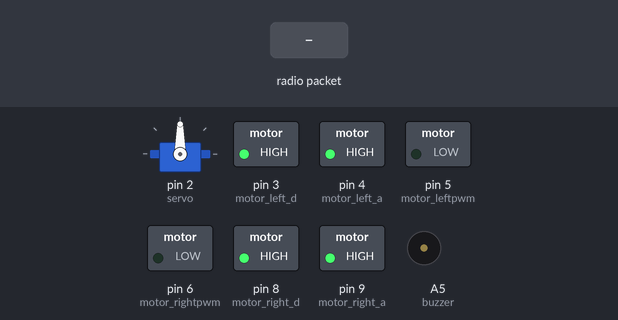
Simulated run of this sketch. Board: Arduino Uno, built with avr-gcc and run on an emulated ATmega328P. On the bench: servo, switched loads named in the sketch (green lamp = pin HIGH), buzzer (waves = sounding, pin HIGH). Inputs (shaded band) come from the test bench. No radio packets arrive unless stated; pins used as bus, display or sensor lines are not drawn.

Above: at 1.2 s.
1.3 s: radio packet "1" arrives
At 2.0 s:
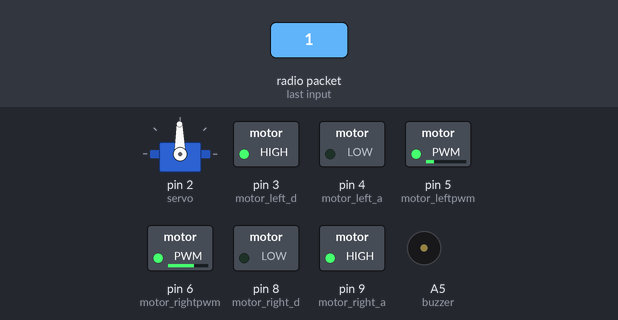
2.8 s: radio packet "4" arrives
At 3.9 s:
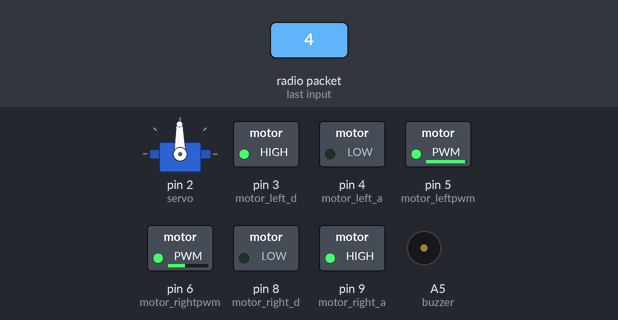
4.3 s: radio packet "3" arrives
At 5.1 s:
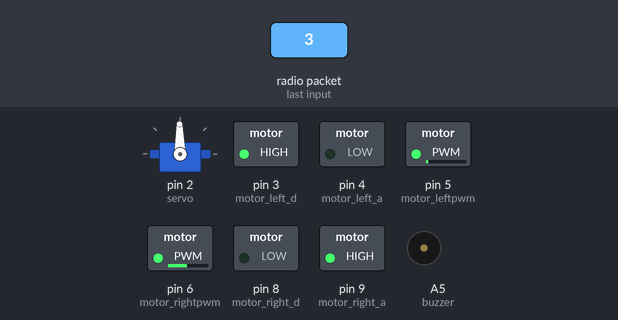
5.8 s: radio packet "2" arrives
At 6.2 s:
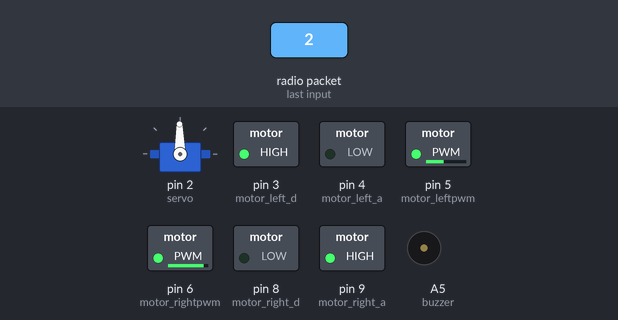
7.3 s: radio packet "0" arrives
At 8.5 s:
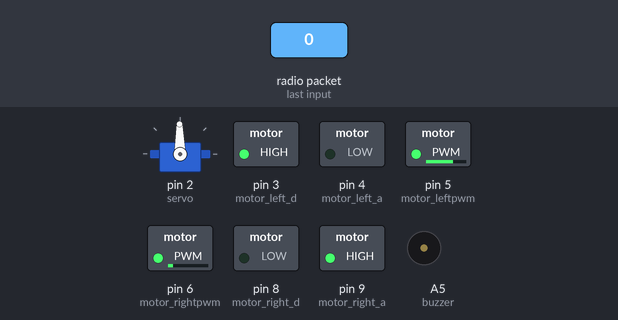
8.8 s: radio packet "4" arrives
At 9.7 s:
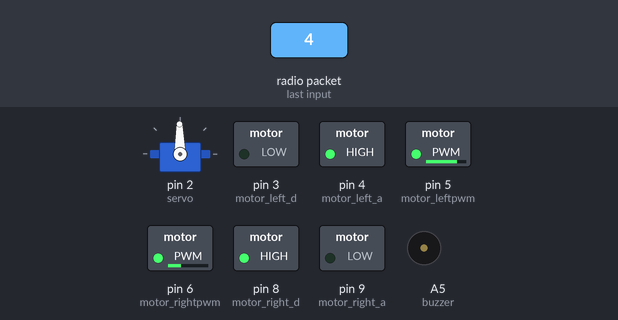
Timing chart, 0 to 11.3 s (numbered marks = the images above; inputs shaded):
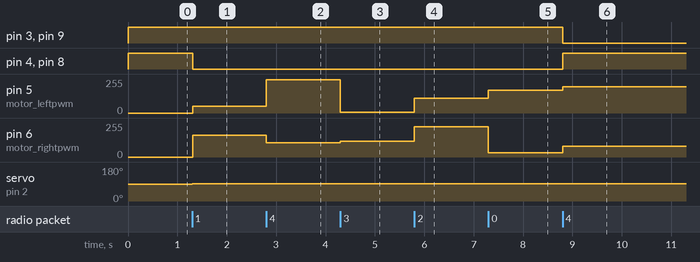

The sketch:

G-van_main_Mark_2.ino
```cpp
/*
Rescue Robot MARK 2
*/
#define servo 2
#define motor_leftpwm 5
#define motor_rightpwm 6
#define motor_left_d 3
#define motor_left_a 4
#define motor_right_a 9
#define motor_right_d 8
#define buzzer A5
#define aux_gnd_1 A4
#define aux_gnd_2 A3
#define aux_vcc A2
#include <SPI.h>
#include <nRF24L01.h>
#include <RF24.h>
#include <Servo.h>
RF24 radio(10, 7); // CE, CSN
Servo gripper;
const byte address[6] = "00001";
int gripperPos = 90;
void setup() {
Serial.begin(115200);
pinMode(servo, OUTPUT);
pinMode(motor_left_a, OUTPUT);
pinMode(motor_left_d, OUTPUT);
pinMode(motor_right_a, OUTPUT);
pinMode(motor_right_d, OUTPUT);
pinMode(motor_rightpwm, OUTPUT);
pinMode(motor_leftpwm, OUTPUT);
pinMode(buzzer, OUTPUT);
pinMode(aux_gnd_1, OUTPUT);
pinMode(aux_gnd_2, OUTPUT);
pinMode(aux_vcc, OUTPUT);
digitalWrite(motor_left_a, HIGH);
digitalWrite(motor_left_d, HIGH);
digitalWrite(motor_right_a, HIGH);
digitalWrite(motor_right_d, HIGH);
digitalWrite(aux_gnd_1, LOW);
digitalWrite(aux_gnd_2, LOW);
digitalWrite(aux_vcc, HIGH);
gripper.attach(servo);
gripper.write(90);
radio.begin();
radio.openReadingPipe(0, address);
radio.setPALevel(RF24_PA_MIN);
radio.startListening();
}
void loop() {
if (radio.available()) {
char message[32] = "";
radio.read(&message, sizeof(message));
if (message[0] == '1')closeGripper();
else if (message[1] == '1')openGripper();
if (message[2] == '1')digitalWrite(buzzer, HIGH);
else digitalWrite(buzzer, LOW);
driveRobot(message[3], message[4], message[5], message[6]);
}
}
// Gripper
void closeGripper() {
gripperPos++;
gripper.write(gripperPos);
delay(10);
}
void openGripper() {
gripperPos--;
gripper.write(gripperPos);
delay(10);
}
//Driverobot
void driveRobot(char X_dir, char Y_dir, char X, char Y) {
int X_val, Y_val;
if (X == '4')X_val = 240;
else if (X == '3')X_val = 180;
else if (X == '2')X_val = 120;
else if (X == '1')X_val = 60;
else if (X == '0')X_val = 0;
if (Y == '4')Y_val = 240;
else if (Y == '3')Y_val = 180;
else if (Y == '2')Y_val = 120;
else if (Y == '1')Y_val = 60;
else if (Y == '0')Y_val = 0;
if (X_dir == '1')X_val *= -1;
if (Y_dir == '1')Y_val *= -1;
float r = 0.75 * sqrt(pow(X_val, 2) + pow(Y_val, 2));
float theta = atan2(Y_val, X_val);
if (theta < 0)theta += 2 * PI;
float rightMotorVal, leftMotorVal;
float slope = 4 / PI;
if (theta <= PI / 2) {
leftMotorVal = 1;
rightMotorVal = -1 + slope * theta;
} else if (theta <= PI) {
leftMotorVal = 1 - slope * (theta - PI / 2);
rightMotorVal = 1;
} else if (theta <= 3 * PI / 2) {
leftMotorVal = -1;
rightMotorVal = 1 - slope * (theta - PI);
} else if (theta <= 2 * PI) {
leftMotorVal = -1 + slope * (theta - 3 * PI / 2);
rightMotorVal = -1;
}
leftMotorVal *= r;
rightMotorVal *= r;
//Motors
int rightMotorDir = rightMotorVal < 0 ? 1 : 0;
int leftMotorDir = leftMotorVal < 0 ? 1 : 0;
rightMotorVal = floor(abs(rightMotorVal));
leftMotorVal = floor(abs(leftMotorVal));
if (rightMotorDir) {
digitalWrite(motor_right_a, HIGH);
digitalWrite(motor_right_d, LOW);
analogWrite(motor_rightpwm, rightMotorVal);
} else {
digitalWrite(motor_right_a, LOW);
digitalWrite(motor_right_d, HIGH);
analogWrite(motor_rightpwm, rightMotorVal);
}
if (leftMotorDir) {
digitalWrite(motor_left_a, LOW);
digitalWrite(motor_left_d, HIGH);
analogWrite(motor_leftpwm, leftMotorVal);
} else {
digitalWrite(motor_left_a, HIGH);
digitalWrite(motor_left_d, LOW);
analogWrite(motor_leftpwm, leftMotorVal);
}
}
```

Measured:
- after the input at 1.3 s, pin 4 (motor_left_a), pin 8 (motor_right_d): HIGH → LOW at once; pin 5 (motor_leftpwm): 0/255 → 49/255 at once; pin 6 (motor_rightpwm): 0/255 → 164/255 at once; servo on pin 2 (servo): 90° → 91° at once
- after the input at 2.8 s, pin 5 (motor_leftpwm): 49/255 → 249/255 at once; pin 6 (motor_rightpwm): 164/255 → 107/255 at once
- after the input at 4.3 s, pin 5 (motor_leftpwm): 249/255 → 4/255 at once; pin 6 (motor_rightpwm): 107/255 → 119/255 at once
- after the input at 5.8 s, pin 5 (motor_leftpwm): 4/255 → 111/255 at once; pin 6 (motor_rightpwm): 119/255 → 226/255 at once
- after the input at 7.3 s, pin 5 (motor_leftpwm): 111/255 → 172/255 at once; pin 6 (motor_rightpwm): 226/255 → 31/255 at once
- after the input at 8.8 s, pin 3 (motor_left_d), pin 9 (motor_right_a): HIGH → LOW at once; pin 4 (motor_left_a), pin 8 (motor_right_d): LOW → HIGH at once; pin 5 (motor_leftpwm): 172/255 → 196/255 at once; pin 6 (motor_rightpwm): 31/255 → 81/255 at once
